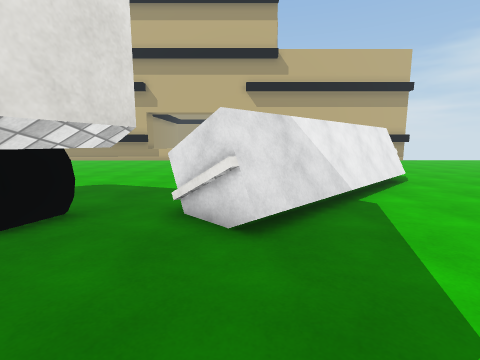
View 1 (above)

23 first-person views from a walk through a scene from a Unity 3-D project. The camera is 1.5 m above the floor, tilts 8° down and sees 85° across. The floor is counted in squares, 1 m on a side. Each view is taken from the middle of a square. On the plan, view 1 faces up. The plan holds only what a view shows up to about 14 squares ahead; the rest is blank. The place goes on beyond the plan. The player is left out. Some surface patterns are stand-ins.

View 2
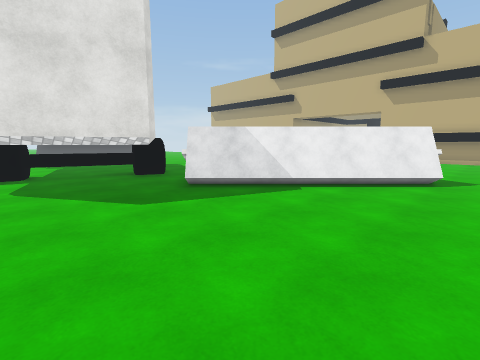

View 3
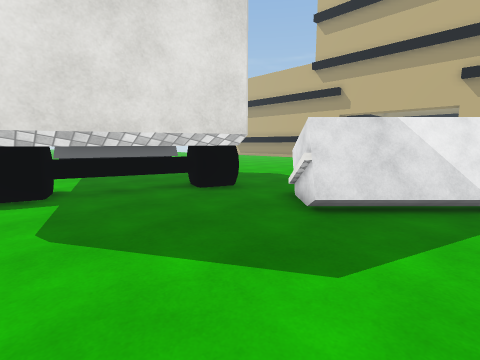

View 4
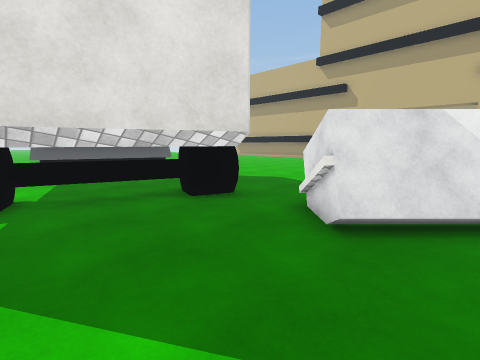

View 5
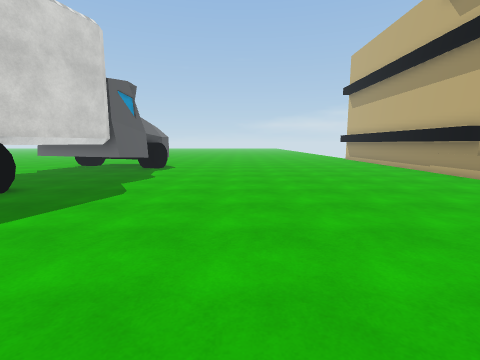

View 6
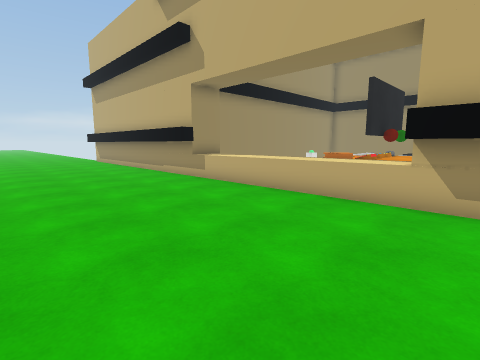

View 7
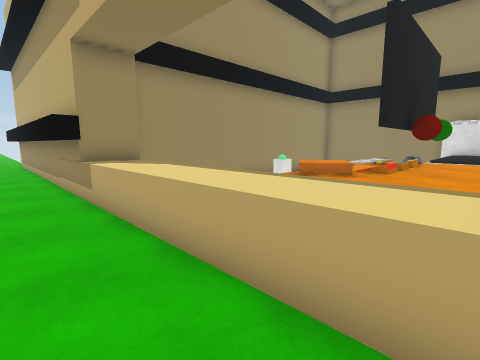

View 8
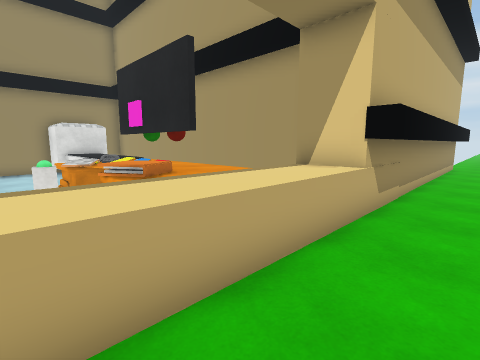

View 9
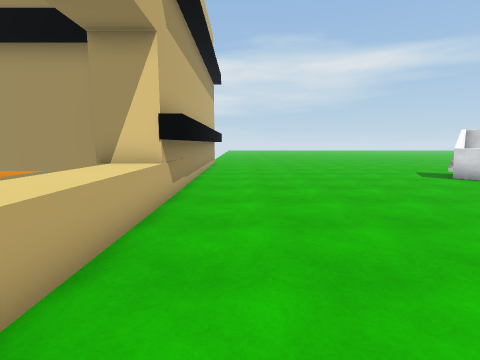

View 10
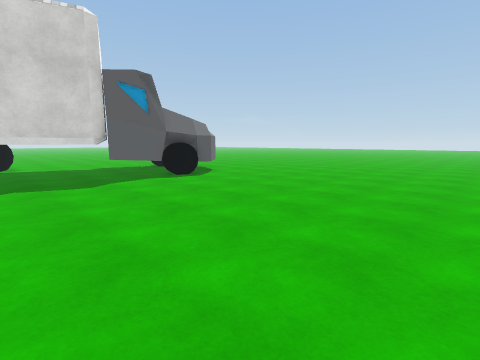

View 11
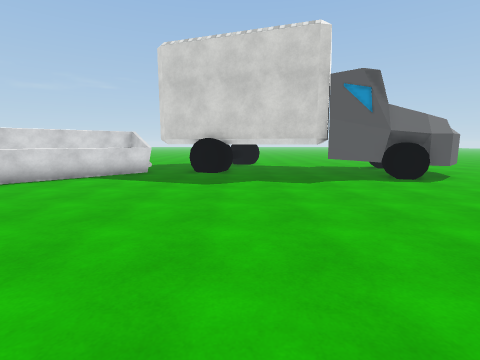

View 12
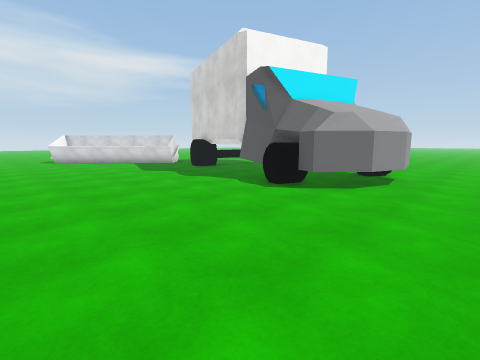

View 13
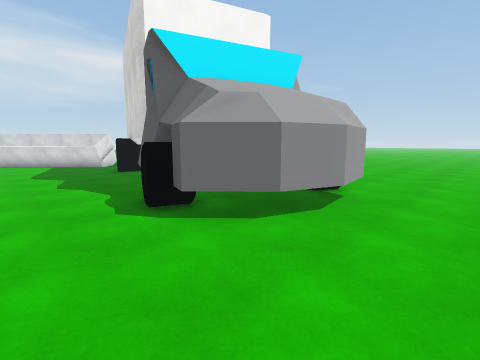

View 14
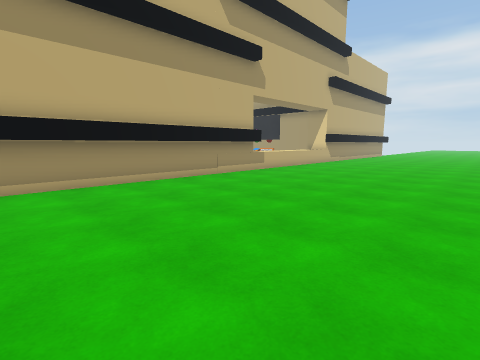

View 15
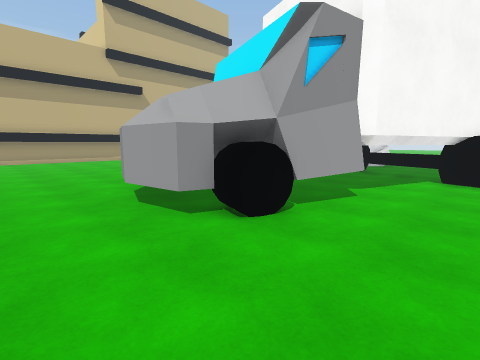

View 16
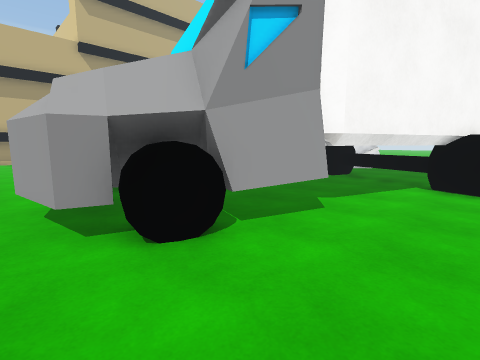

View 17
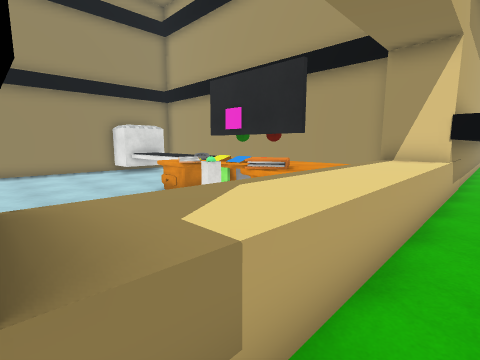

View 18
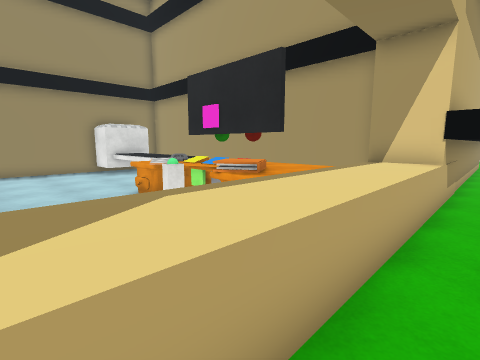

View 19
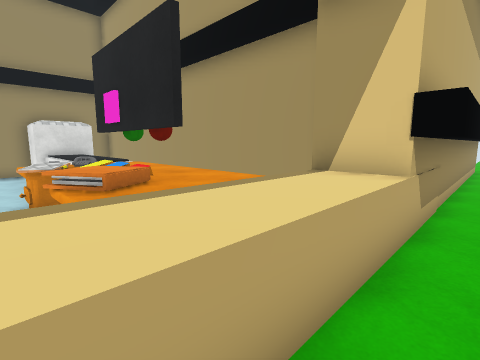

View 20
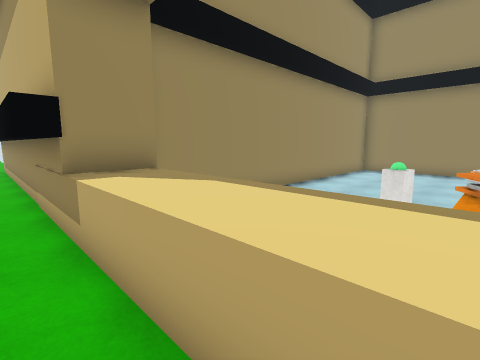

View 21
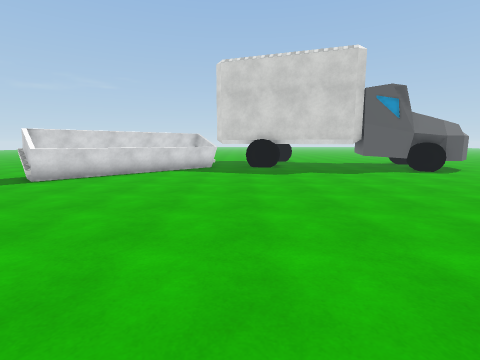

View 22
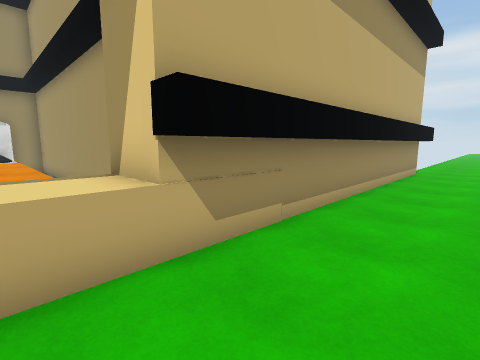

View 23
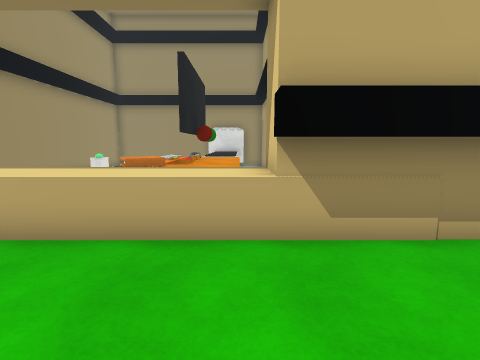

### Floor plan
Key: @ floor where view 1 was taken; # wall or solid block; . main floor; - floor 0.25 m lower than the main floor; = window, fence, low wall or low ledge; ^ raised ledge; T truck; P phone; B books; O other object.
Columns run from 19 left of view 1 to 8 right of it. Each row starts with its distance up from view 1.
 39             ######
 38             -----#
 37             -----### #
 36           #------^^  #
 35           #------^^  #
 34           #------^^  #
 33           #------^^  #
 32           #------^^^ #
 31           #-----OOOO #
 30           #     OPOO #
 29           #     OOOO #
 28           #     OOOO #
 27           #    OBBOO #
 26           #     BBOO #
 25           ##----OOOO##
 24            ^^^^^^^^^^
 23 ############^^^^^^^^########
 22 ............................
 21 ............................
 20 ............................
 19 ............................
 18 ............................
 17 ............................
 16 ............................
 15 ............................
 14 ............................
 13 ............................
 12 .......................##...
 11 ......................####..
 10 .....................##=##..
  9 ....................##=##...
  8 ....T###...........##=##....
  7 ...TTT#TTT........#####.....
  6 ...TTTTTTT#...##..=.##......
  5 ...TTTT T....####.###.......
  4 ...TTTT T.....##.#..........
  3 ...T##TTT....=^..#..........
  2 .....#TT#....==.............
  1 ...........##^..#...........
  0 ............###....@.......
 -1 ............##. #......... .

Positions as (right, up) in squares from view 1, and headings:
1: (0, 0), facing up
2: (8, -1), facing up-left
3: (3, -1), facing up-left
4: (2, 0), facing up-left
5: (3, 13), facing left
6: (2, 16), facing up-left
7: (0, 21), facing up-left
8: (-5, 21), facing up-right
9: (-6, 21), facing right
10: (-6, 19), facing down-left
11: (-6, 19), facing down
12: (-19, 16), facing down-right
13: (-19, 11), facing down-right
14: (-19, 13), facing up-right
15: (-19, -1), facing up-right
16: (-17, -1), facing up-right
17: (-8, 22), facing up-right
18: (-7, 22), facing up-right
19: (-4, 22), facing up-right
20: (-3, 22), facing up-left
21: (-3, 22), facing down
22: (-1, 20), facing up-right
23: (0, 19), facing up
